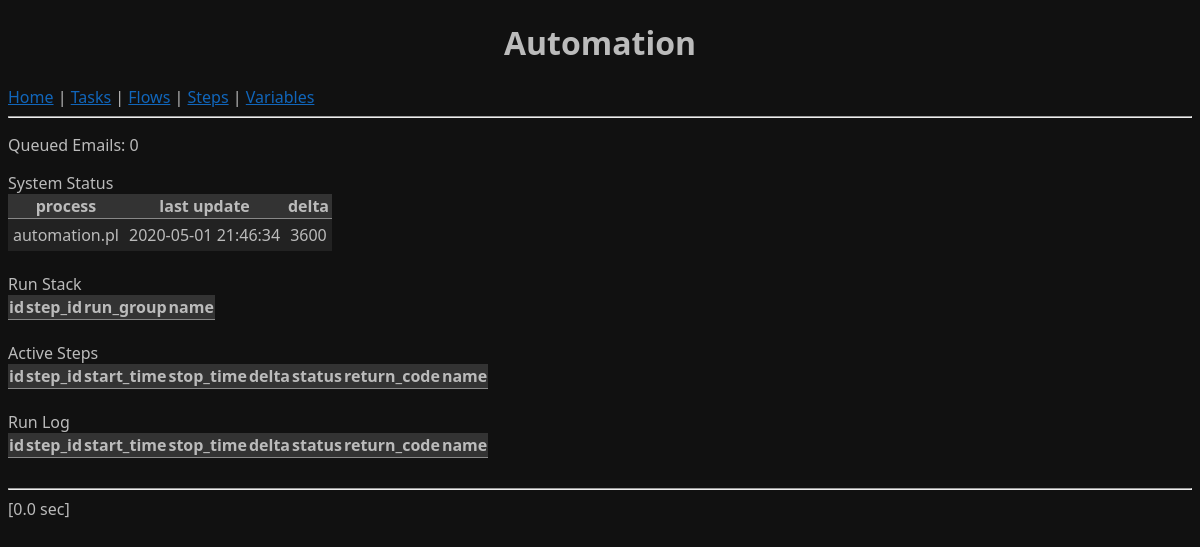
The app's page /interface/index.php with its own data.
### tables this page shows
CREATE TABLE `heartbeats` (
  `id` int(11) NOT NULL AUTO_INCREMENT,
  `name` varchar(32) NOT NULL,
  `date` datetime NOT NULL,
  PRIMARY KEY (`id`)
) DEFAULT CHARSET=utf8;

### interface/common/database.php (called while the page is built, shortened)
<?php
function GetEmailQueueSize() {
   $result = mysql_query("SELECT count(1) size FROM email_queue WHERE status != 1");
   if($row = mysql_fetch_array($result)) {
      return $row['size'];
   }
   return -1;
}
function GetHeartbeats() {
   $result = mysql_query("SELECT id,name,date,unix_timestamp(sysdate()) - unix_timestamp(date) delta FROM heartbeats");
   $heartbeats = array();
   while($row = mysql_fetch_array($result)) {
      $heartbeat['id'] = $row['id'];
      $heartbeat['name'] = $row['name'];
      $heartbeat['date'] = $row['date'];
      $heartbeat['delta'] = $row['delta'];
      array_push($heartbeats, $heartbeat);
   }
   return $heartbeats;
}
?>

### interface/index.php (the view, shortened to what this page needs)
<!DOCTYPE html PUBLIC "-//W3C//DTD XHTML 1.0 Transitional//EN" "http://www.w3.org/TR/xhtml1/DTD/xhtml1-transitional.dtd">
<html xmlns="http://www.w3.org/1999/xhtml">
   <head>
      <link rel="stylesheet" type="text/css" href="common/style.css">
   </head>
   <body>
      <?php
      require('./common/header.php');
      ?>
      <p>
         Queued Emails: <?php echo GetEmailQueueSize(); ?>
      </p>
      System Status
      <table>
         <tr><th>process</th><th>last update</th><th>delta</th></tr>
         <?php
         $heartbeats = GetHeartbeats();
         foreach($heartbeats as $heartbeat) {
            echo "<tr><td>{$heartbeat['name']}</td><td>{$heartbeat['date']}</td><td>{$heartbeat['delta']}</td></tr>";
         }
         ?>
      </table><br />
      Run Stack
      <table>
         <tr><th>id</th><th>step_id</th><th>run_group</th><th>name</th></tr>
      </table><br />
      Active Steps
      <table>
         <tr><th>id</th><th>step_id</th><th>start_time</th><th>stop_time</th><th>delta</th><th>status</th><th>return_code</th><th>name</th></tr>
      </table><br />
      Run Log
      <table>
         <tr><th>id</th><th>step_id</th><th>start_time</th><th>stop_time</th><th>delta</th><th>status</th><th>return_code</th><th>name</th></tr>
      </table><br />
      <?php
      require('./common/footer.php');
      ?>
   </body>
</html>

### interface/common/header.php (shortened to what this page needs)
<?php
$headerTime = microtime(true);
?>
<div>
   <h1>Automation</h1>
   <a href="index.php">Home</a> |
   <a href="tasks.php">Tasks</a> |
   <a href="flows.php">Flows</a> |
   <a href="steps.php">Steps</a> |
   <a href="variables.php">Variables</a>
</div>
<hr />
<div>
   <?php
   require('database.php');
   ?>

### interface/common/footer.php (shortened to what this page needs)
<?php
$footerTime = microtime(true);
$processingTime = $footerTime - $headerTime;
echo '</div><hr /><div>' . sprintf('[%.1f sec]',$processingTime) . '</div>';
?>

### interface/common/style.css (style rules this page uses)
body { background-color: #111111; color: #BBBBBB; font-family: Calibri, Segoe, "Segoe UI", Optima, Arial, sans-serif; }
h1 { text-align: center; }
a:link { color:#1166BB; }
table { border-collapse: collapse; }
td { padding: 5px; }
tr:nth-child(2n) { background: #222; }
tr:nth-child(2n+1) { background: #333; }
tr:nth-child(1) { border-bottom: 1px solid #888; }

### records on screen
heartbeats: name "automation.pl", date "2020-05-01 21:46:34", delta "3600"

### other values on screen
GetEmailQueueSize() "0"
